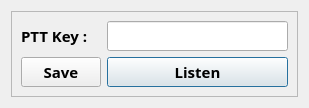
<?xml version="1.0" encoding="UTF-8"?>
<ui version="4.0">
 <class>ptt_key_Dialog</class>
 <widget class="QDialog" name="ptt_key_Dialog">
  <property name="geometry">
   <rect>
    <x>0</x>
    <y>0</y>
    <width>309</width>
    <height>108</height>
   </rect>
  </property>
  <property name="font">
   <font>
    <family>Source Sans Pro</family>
    <pointsize>12</pointsize>
   </font>
  </property>
  <property name="windowTitle">
   <string>PTT Keybinding</string>
  </property>
  <layout class="QGridLayout" name="gridLayout">
   <item row="0" column="0">
    <widget class="QFrame" name="frame_2">
     <property name="sizePolicy">
      <sizepolicy hsizetype="MinimumExpanding" vsizetype="MinimumExpanding">
       <horstretch>0</horstretch>
       <verstretch>0</verstretch>
      </sizepolicy>
     </property>
     <property name="font">
      <font>
       <family>Unispace</family>
       <pointsize>14</pointsize>
       <weight>75</weight>
       <bold>true</bold>
      </font>
     </property>
     <property name="frameShape">
      <enum>QFrame::StyledPanel</enum>
     </property>
     <property name="frameShadow">
      <enum>QFrame::Plain</enum>
     </property>
     <layout class="QGridLayout" name="gridLayout_2">
      <item row="0" column="0" alignment="Qt::AlignLeft">
       <widget class="QLabel" name="label">
        <property name="font">
         <font>
          <family>Unispace</family>
          <pointsize>11</pointsize>
          <weight>75</weight>
          <bold>true</bold>
         </font>
        </property>
        <property name="text">
         <string>PTT Key :</string>
        </property>
       </widget>
      </item>
      <item row="0" column="1">
       <widget class="QLineEdit" name="PttKeybinding">
        <property name="font">
         <font>
          <family>Unispace</family>
          <pointsize>11</pointsize>
          <weight>75</weight>
          <bold>true</bold>
         </font>
        </property>
        <property name="inputMask">
         <string/>
        </property>
        <property name="text">
         <string/>
        </property>
        <property name="readOnly">
         <bool>true</bool>
        </property>
        <property name="clearButtonEnabled">
         <bool>false</bool>
        </property>
       </widget>
      </item>
      <item row="1" column="1">
       <widget class="QPushButton" name="listenButton">
        <property name="font">
         <font>
          <family>Unispace</family>
          <pointsize>11</pointsize>
          <weight>75</weight>
          <bold>true</bold>
         </font>
        </property>
        <property name="text">
         <string>Listen</string>
        </property>
       </widget>
      </item>
      <item row="1" column="0">
       <widget class="QPushButton" name="saveButton">
        <property name="font">
         <font>
          <family>Unispace</family>
          <pointsize>11</pointsize>
          <weight>75</weight>
          <bold>true</bold>
         </font>
        </property>
        <property name="text">
         <string>Save</string>
        </property>
       </widget>
      </item>
     </layout>
    </widget>
   </item>
  </layout>
 </widget>
 <resources/>
 <connections/>
</ui>
